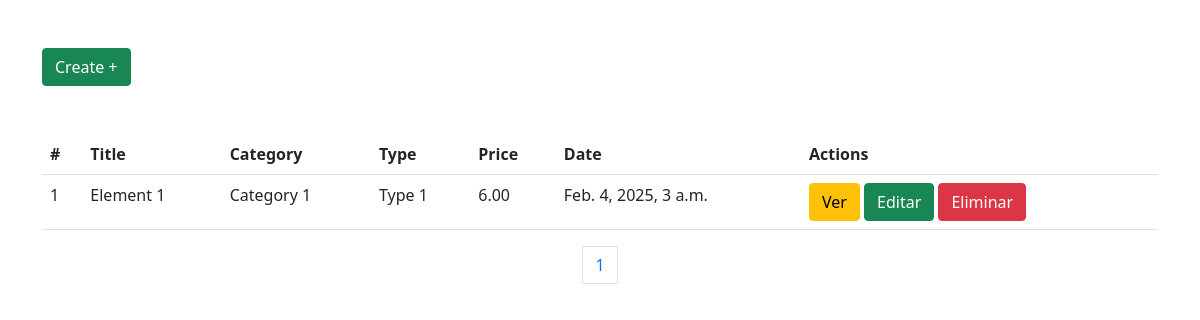
Page /elements/ on the earlier database version.
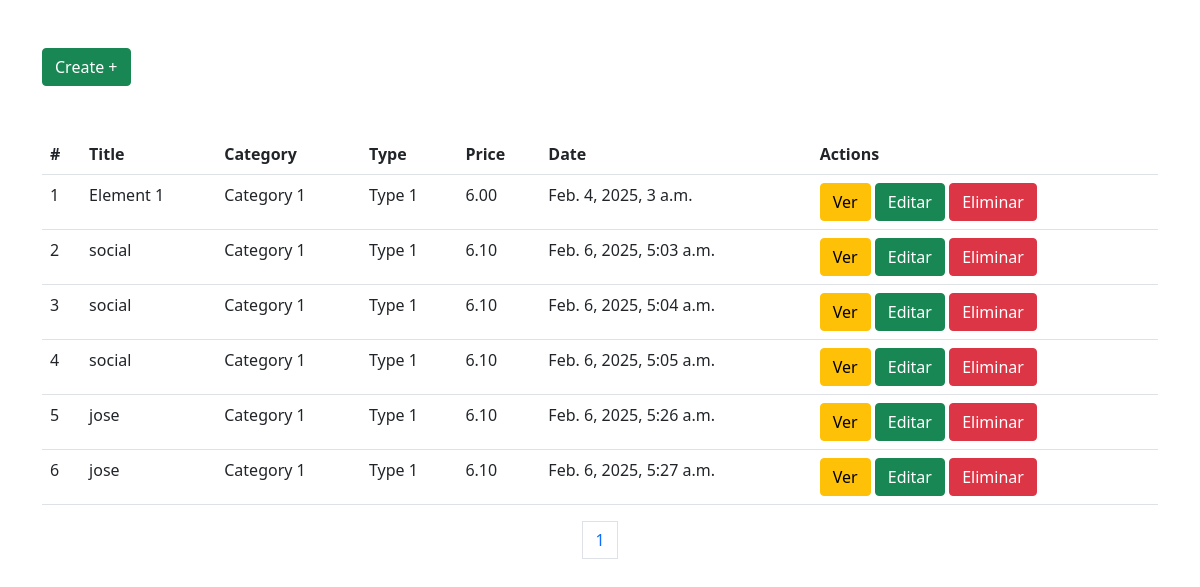
Same page on the later database version.
### element/models.py (models this page shows, shortened)
class Element(models.Model):
    title = models.CharField(max_length=255)
    slug = models.SlugField(max_length=255)
    description = models.TextField()
    price = models.DecimalField(max_digits=10, decimal_places=2, default=6.10)
    category = models.ForeignKey(Category, on_delete=models.CASCADE)
    type = models.ForeignKey(Type, on_delete=models.CASCADE)
    created = models.DateTimeField(auto_now=True)
    updated = models.DateTimeField(auto_now=True)

class Category(models.Model):
    title = models.CharField(max_length=255)
    slug = models.SlugField(max_length=255)

class Type(models.Model):
    title = models.CharField(max_length=255)
    slug = models.SlugField(max_length=255)
    def __str__(self):
        return self.title

### element/views.py (the view)
# urls.py: path('', views.index, name='index'),
def index(request):
    elements = Element.objects.all()
    paginator = Paginator(elements, 10)
    page_number = request.GET.get('page')
    return render(request, 'element/index.html', {'elements': paginator.get_page(page_number)})

### element/templates/element/index.html (shortened to what this page needs)
<!DOCTYPE html>
<html lang="en">
<head>
    <link href="https://cdn.jsdelivr.net/npm/bootstrap@5.0.2/dist/css/bootstrap.min.css" rel="stylesheet"
>
</head>
<body>
    <div class="container mt-5">
        <a href="add?openModal=true" class="btn btn-success">Create +</a>
    </div>
    <div class="container mt-5">
        <table class="table table-hover">
            <tr>
                <th>#</th>
                <th>Title</th>
                <th>Category</th>
                <th>Type</th>
                <th>Price</th>
                <th>Date</th>
                <th>Actions</th>
            </tr>
            {% for e in elements %}
            <tr>
                <td>{{forloop.counter}}</td>
                <td>{{e.title}}</td>
                <td>{{e.category.title}}</td>
                <td>{{e.type}}</td>
                <td>{{e.price}}</td>
                <td>{{e.created}}</td>
                <td>
                    <a href="" class="btn btn-warning">Ver</a>
                    <a href="" class="btn btn-success">Editar</a>
                    <a href="" class="btn btn-danger">Eliminar</a>
                </td>
            </tr>
            {% endfor %}
        </table>
    </div>
    <nav aria-label="Page navigation example">
        <ul class="pagination justify-content-center">
                {% for i in elements.paginator.page_range %}
                <li class="page-item"></li><a class="page-link" href="?page={{ i }}">{{i}}</a></li>
                {% endfor %}
        </ul>
    </nav>
</body>
</html>

Differences in the rows shown:
added Element: title "social", category "Category 1", type "Type 1", price "6.10", created "Feb. 6, 2025, 5:03 a.m."
added Element: title "social", category "Category 1", type "Type 1", price "6.10", created "Feb. 6, 2025, 5:04 a.m."
added Element: title "social", category "Category 1", type "Type 1", price "6.10", created "Feb. 6, 2025, 5:05 a.m."
added Element: title "jose", category "Category 1", type "Type 1", price "6.10", created "Feb. 6, 2025, 5:26 a.m."
added Element: title "jose", category "Category 1", type "Type 1", price "6.10", created "Feb. 6, 2025, 5:27 a.m."
